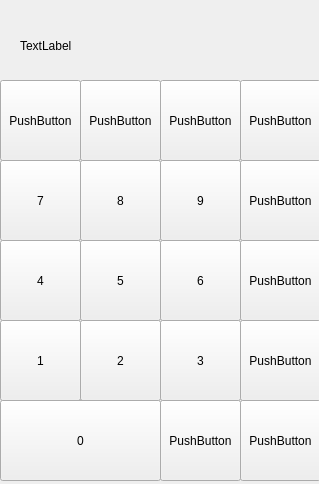
<?xml version="1.0" encoding="UTF-8"?>
<ui version="4.0">
 <class>MainWindow</class>
 <widget class="QMainWindow" name="MainWindow">
  <property name="geometry">
   <rect>
    <x>0</x>
    <y>0</y>
    <width>319</width>
    <height>484</height>
   </rect>
  </property>
  <property name="windowTitle">
   <string>MainWindow</string>
  </property>
  <widget class="QWidget" name="centralWidget">
   <widget class="QLabel" name="labelResult">
    <property name="geometry">
     <rect>
      <x>20</x>
      <y>20</y>
      <width>291</width>
      <height>51</height>
     </rect>
    </property>
    <property name="text">
     <string>TextLabel</string>
    </property>
   </widget>
   <widget class="QPushButton" name="pushButton">
    <property name="geometry">
     <rect>
      <x>0</x>
      <y>80</y>
      <width>81</width>
      <height>81</height>
     </rect>
    </property>
    <property name="text">
     <string>PushButton</string>
    </property>
   </widget>
   <widget class="QPushButton" name="pushButton_2">
    <property name="geometry">
     <rect>
      <x>80</x>
      <y>80</y>
      <width>81</width>
      <height>81</height>
     </rect>
    </property>
    <property name="text">
     <string>PushButton</string>
    </property>
   </widget>
   <widget class="QPushButton" name="pushButton_3">
    <property name="geometry">
     <rect>
      <x>160</x>
      <y>80</y>
      <width>81</width>
      <height>81</height>
     </rect>
    </property>
    <property name="text">
     <string>PushButton</string>
    </property>
   </widget>
   <widget class="QPushButton" name="pushButton_4">
    <property name="geometry">
     <rect>
      <x>240</x>
      <y>80</y>
      <width>81</width>
      <height>81</height>
     </rect>
    </property>
    <property name="text">
     <string>PushButton</string>
    </property>
   </widget>
   <widget class="QPushButton" name="btn7">
    <property name="geometry">
     <rect>
      <x>0</x>
      <y>160</y>
      <width>81</width>
      <height>81</height>
     </rect>
    </property>
    <property name="text">
     <string>7</string>
    </property>
   </widget>
   <widget class="QPushButton" name="btn8">
    <property name="geometry">
     <rect>
      <x>80</x>
      <y>160</y>
      <width>81</width>
      <height>81</height>
     </rect>
    </property>
    <property name="text">
     <string>8</string>
    </property>
   </widget>
   <widget class="QPushButton" name="btn9">
    <property name="geometry">
     <rect>
      <x>160</x>
      <y>160</y>
      <width>81</width>
      <height>81</height>
     </rect>
    </property>
    <property name="text">
     <string>9</string>
    </property>
   </widget>
   <widget class="QPushButton" name="pushButton_8">
    <property name="geometry">
     <rect>
      <x>240</x>
      <y>160</y>
      <width>81</width>
      <height>81</height>
     </rect>
    </property>
    <property name="text">
     <string>PushButton</string>
    </property>
   </widget>
   <widget class="QPushButton" name="btn4">
    <property name="geometry">
     <rect>
      <x>0</x>
      <y>240</y>
      <width>81</width>
      <height>81</height>
     </rect>
    </property>
    <property name="text">
     <string>4</string>
    </property>
   </widget>
   <widget class="QPushButton" name="btn5">
    <property name="geometry">
     <rect>
      <x>80</x>
      <y>240</y>
      <width>81</width>
      <height>81</height>
     </rect>
    </property>
    <property name="text">
     <string>5</string>
    </property>
   </widget>
   <widget class="QPushButton" name="btn6">
    <property name="geometry">
     <rect>
      <x>160</x>
      <y>240</y>
      <width>81</width>
      <height>81</height>
     </rect>
    </property>
    <property name="text">
     <string>6</string>
    </property>
   </widget>
   <widget class="QPushButton" name="pushButton_12">
    <property name="geometry">
     <rect>
      <x>240</x>
      <y>240</y>
      <width>81</width>
      <height>81</height>
     </rect>
    </property>
    <property name="text">
     <string>PushButton</string>
    </property>
   </widget>
   <widget class="QPushButton" name="btn1">
    <property name="geometry">
     <rect>
      <x>0</x>
      <y>320</y>
      <width>81</width>
      <height>81</height>
     </rect>
    </property>
    <property name="text">
     <string>1</string>
    </property>
   </widget>
   <widget class="QPushButton" name="btn2">
    <property name="geometry">
     <rect>
      <x>80</x>
      <y>320</y>
      <width>81</width>
      <height>81</height>
     </rect>
    </property>
    <property name="text">
     <string>2</string>
    </property>
   </widget>
   <widget class="QPushButton" name="btn3">
    <property name="geometry">
     <rect>
      <x>160</x>
      <y>320</y>
      <width>81</width>
      <height>81</height>
     </rect>
    </property>
    <property name="text">
     <string>3</string>
    </property>
   </widget>
   <widget class="QPushButton" name="pushButton_16">
    <property name="geometry">
     <rect>
      <x>240</x>
      <y>320</y>
      <width>81</width>
      <height>81</height>
     </rect>
    </property>
    <property name="text">
     <string>PushButton</string>
    </property>
   </widget>
   <widget class="QPushButton" name="btn0">
    <property name="geometry">
     <rect>
      <x>0</x>
      <y>400</y>
      <width>161</width>
      <height>81</height>
     </rect>
    </property>
    <property name="text">
     <string>0</string>
    </property>
   </widget>
   <widget class="QPushButton" name="pushButton_19">
    <property name="geometry">
     <rect>
      <x>160</x>
      <y>400</y>
      <width>81</width>
      <height>81</height>
     </rect>
    </property>
    <property name="text">
     <string>PushButton</string>
    </property>
   </widget>
   <widget class="QPushButton" name="pushButton_20">
    <property name="geometry">
     <rect>
      <x>240</x>
      <y>400</y>
      <width>81</width>
      <height>81</height>
     </rect>
    </property>
    <property name="text">
     <string>PushButton</string>
    </property>
   </widget>
  </widget>
 </widget>
 <layoutdefault spacing="6" margin="11"/>
 <resources/>
 <connections/>
</ui>
